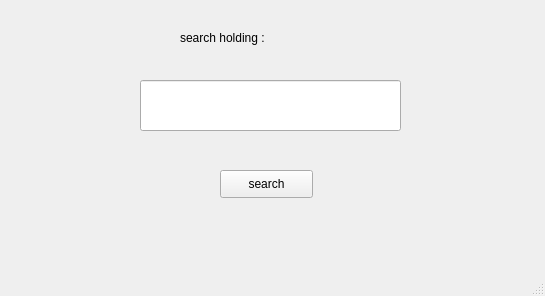
<?xml version="1.0" encoding="UTF-8"?>
<ui version="4.0">
 <class>MainWindow</class>
 <widget class="QMainWindow" name="MainWindow">
  <property name="geometry">
   <rect>
    <x>0</x>
    <y>0</y>
    <width>545</width>
    <height>296</height>
   </rect>
  </property>
  <property name="windowTitle">
   <string>MainWindow</string>
  </property>
  <widget class="QWidget" name="centralwidget">
   <widget class="QPushButton" name="btn_search2">
    <property name="geometry">
     <rect>
      <x>220</x>
      <y>170</y>
      <width>93</width>
      <height>28</height>
     </rect>
    </property>
    <property name="text">
     <string>search</string>
    </property>
   </widget>
   <widget class="QLineEdit" name="le_search">
    <property name="geometry">
     <rect>
      <x>140</x>
      <y>80</y>
      <width>261</width>
      <height>51</height>
     </rect>
    </property>
   </widget>
   <widget class="QLabel" name="label">
    <property name="geometry">
     <rect>
      <x>180</x>
      <y>30</y>
      <width>191</width>
      <height>16</height>
     </rect>
    </property>
    <property name="text">
     <string>search holding :</string>
    </property>
   </widget>
  </widget>
  <widget class="QMenuBar" name="menubar">
   <property name="geometry">
    <rect>
     <x>0</x>
     <y>0</y>
     <width>545</width>
     <height>26</height>
    </rect>
   </property>
  </widget>
  <widget class="QStatusBar" name="statusbar"/>
 </widget>
 <resources/>
 <connections/>
</ui>
